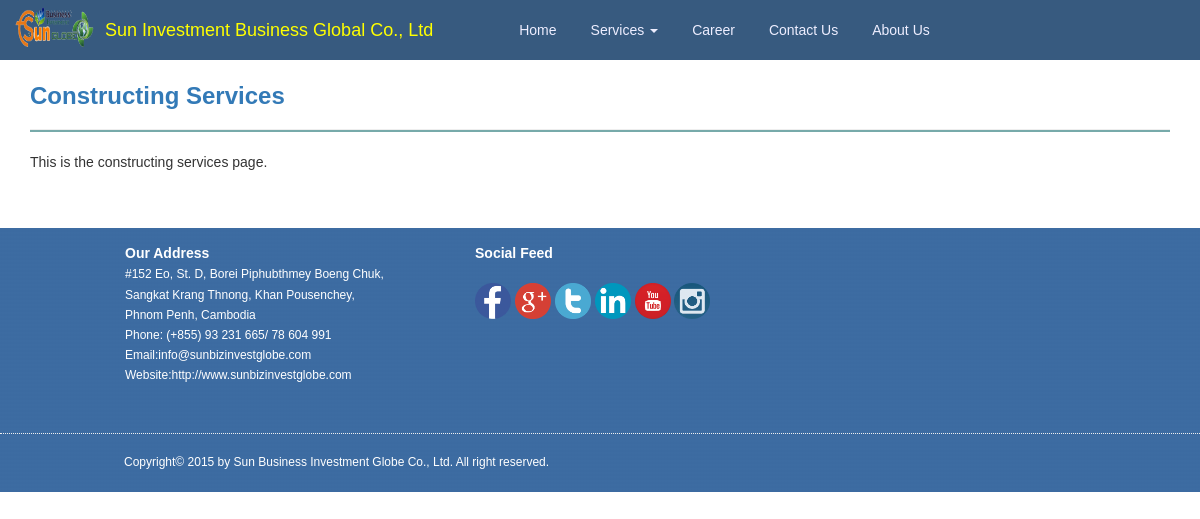
Screenshot of /page/view/4 with the database file from the repository.
### tables this page shows
CREATE TABLE `page` (
  `pageid` int(11) NOT NULL AUTO_INCREMENT,
  `title` varchar(255) NOT NULL,
  `description` longtext NOT NULL,
  `url` varchar(255) NOT NULL,
  PRIMARY KEY (`pageid`)
);

CREATE TABLE `footer` (
  `id` int(11) NOT NULL AUTO_INCREMENT,
  `address` text,
  `copyright` text,
  `social` text,
  `menu` text,
  PRIMARY KEY (`id`)
);

### sunweb/controllers/Page.php (called while the page is built, shortened)
<?php
class Page extends CI_Controller{
    public function __construct() {
        $this->load->model('PageModel');
        $this->load->model('MenuModel');
    }
    public function view()
    {
        $id = $this->uri->segment(3);
        $data['menus'] = $this->MenuModel->getMainMenu();
        $data['page'] = $this->PageModel->getPageById($id);
        $data['subs'] = $this->MenuModel->getSubMenu();
		$page = $data['page'];
		$data['title'] = $page[0]->title;
        $data['MyClass'] =  $this;
        $this->load->view('template/header', $data);
        $this->load->view('template/page-view');
        $this->load->view('template/footer');
    }
}

### index.php (called while the page is built, shortened)
<?php
require_once BASEPATH.'core/CI.php';

### sunsys/core/Controller.php (called while the page is built, shortened)
<?php
class CI_Controller {
	private static $instance;
	public function __construct()
	{
		self::$instance =& $this;
	}
	public static function &get_instance()
	{
		return self::$instance;
	}
}

### sunsys/core/Model.php (called while the page is built, shortened)
<?php
class CI_Model {
	public function __get($key)
	{
		return get_instance()->$key;
	}
}

### sunsys/database/DB_query_builder.php (called while the page is built, shortened)
<?php
abstract class CI_DB_query_builder extends CI_DB_driver {
	protected $qb_select			= array();
	protected $qb_distinct			= FALSE;
	protected $qb_from			= array();
	protected $qb_orderby			= array();
	protected $qb_caching				= FALSE;
	public function from($from)
	{
		foreach ((array) $from as $val)
		{
			if (strpos($val, ',') !== FALSE)
			{
				foreach (explode(',', $val) as $v)
				{
					$v = trim($v);
					$this->_track_aliases($v);
					$this->qb_from[] = $v = $this->protect_identifiers($v, TRUE, NULL, FALSE);
					if ($this->qb_caching === TRUE)
					{
						$this->qb_cache_from[] = $v;
						$this->qb_cache_exists[] = 'from';
					}
				}
			}
			else
			{
				$val = trim($val);
				$this->qb_from[] = $val = $this->protect_identifiers($val, TRUE, NULL, FALSE);
			}
		}
		return $this;
	}
	public function where($key, $value = NULL, $escape = NULL)
	{
		return $this->_wh('qb_where', $key, $value, 'AND ', $escape);
	}
	protected function _wh($qb_key, $key, $value = NULL, $type = 'AND ', $escape = NULL)
	{
		$qb_cache_key = ($qb_key === 'qb_having') ? 'qb_cache_having' : 'qb_cache_where';
		is_bool($escape) OR $escape = $this->_protect_identifiers;
		foreach ($key as $k => $v)
		{
			$prefix = (count($this->$qb_key) === 0 && count($this->$qb_cache_key) === 0)
				? $this->_group_get_type('')
				: $this->_group_get_type($type);
			if ($v !== NULL)
			{
				if ($escape === TRUE)
				{
					$v = ' '.$this->escape($v);
				}
				if ( ! $this->_has_operator($k))
				{
					$k .= ' = ';
				}
			}
			elseif ( ! $this->_has_operator($k))
			{
				$k .= ' IS NULL';
			}
			elseif (preg_match('/\s*(!?=|<>|IS(?:\s+NOT)?)\s*$/i', $k, $match, PREG_OFFSET_CAPTURE))
			{
				$k = substr($k, 0, $match[0][1]).($match[1][0] === '=' ? ' IS NULL' : ' IS NOT NULL');
			}
		}
		return $this;
	}
	protected function _group_get_type($type)
	{
		return $type;
	}
	public function order_by($orderby, $direction = '', $escape = NULL)
	{
		$direction = strtoupper(trim($direction));
		if ($direction === 'RANDOM')
		{
			$direction = '';
			$orderby = ctype_digit((string) $orderby)
				? sprintf($this->_random_keyword[1], $orderby)
				: $this->_random_keyword[0];
		}
		elseif (empty($orderby))
		{
			return $this;
		}
		elseif ($direction !== '')
		{
			$direction = in_array($direction, array('ASC', 'DESC'), TRUE) ? ' '.$direction : '';
		}
		is_bool($escape) OR $escape = $this->_protect_identifiers;
		if ($escape === FALSE)
		{
			$qb_orderby[] = array('field' => $orderby, 'direction' => $direction, 'escape' => FALSE);
		}
		else
		{
			$qb_orderby = array();
			foreach (explode(',', $orderby) as $field)
			{
				$qb_orderby[] = ($direction === '' && preg_match('/\s+(ASC|DESC)$/i', rtrim($field), $match, PREG_OFFSET_CAPTURE))
					? array('field' => ltrim(substr($field, 0, $match[0][1])), 'direction' => ' '.$match[1][0], 'escape' => TRUE)
					: array('field' => trim($field), 'direction' => $direction, 'escape' => TRUE);
			}
		}
		$this->qb_orderby = array_merge($this->qb_orderby, $qb_orderby);
		return $this;
	}
	public function get_where($table = '', $where = NULL, $limit = NULL, $offset = NULL)
	{
		$result = $this->query($this->_compile_select());
		return $result;
	}
	protected function _compile_select($select_override = FALSE)
	{
		if ($select_override !== FALSE)
		{
			$sql = $select_override;
		}
		else
		{
			$sql = ( ! $this->qb_distinct) ? 'SELECT ' : 'SELECT DISTINCT ';
			if (count($this->qb_select) === 0)
			{
				$sql .= '*';
			}
		}
		if (count($this->qb_from) > 0)
		{
			$sql .= "\nFROM ".$this->_from_tables();
		}
		$sql .= $this->_compile_wh('qb_where')
			.$this->_compile_group_by()
			.$this->_compile_wh('qb_having')
			.$this->_compile_order_by();
		return $sql;
	}
	protected function _compile_wh($qb_key)
	{
		if (count($this->$qb_key) > 0)
		{
			for ($i = 0, $c = count($this->$qb_key); $i < $c; $i++)
			{
				$conditions = preg_split(
					'/((?:^|\s+)AND\s+|(?:^|\s+)OR\s+)/i',
					$this->{$qb_key}[$i]['condition'],
					-1,
					PREG_SPLIT_DELIM_CAPTURE | PREG_SPLIT_NO_EMPTY
				);
				for ($ci = 0, $cc = count($conditions); $ci < $cc; $ci++)
				{
					if (($op = $this->_get_operator($conditions[$ci])) === FALSE
						OR ! preg_match('/^(\(?)(.*)('.preg_quote($op, '/').')\s*(.*(?<!\)))?(\)?)$/i', $conditions[$ci], $matches))
					{
						continue;
					}
					if ( ! empty($matches[4]))
					{
						$this->_is_literal($matches[4]) OR $matches[4] = $this->protect_identifiers(trim($matches[4]));
						$matches[4] = ' '.$matches[4];
					}
					$conditions[$ci] = $matches[1].$this->protect_identifiers(trim($matches[2]))
						.' '.trim($matches[3]).$matches[4].$matches[5];
				}
			}
			return ($qb_key === 'qb_having' ? "\nHAVING " : "\nWHERE ")
				.implode("\n", $this->$qb_key);
		}
		return '';
	}
	protected function _compile_group_by()
	{
		return '';
	}
	protected function _compile_order_by()
	{
		if (is_array($this->qb_orderby) && count($this->qb_orderby) > 0)
		{
			for ($i = 0, $c = count($this->qb_orderby); $i < $c; $i++)
			{
				if ($this->qb_orderby[$i]['escape'] !== FALSE && ! $this->_is_literal($this->qb_orderby[$i]['field']))
				{
					$this->qb_orderby[$i]['field'] = $this->protect_identifiers($this->qb_orderby[$i]['field']);
				}
				$this->qb_orderby[$i] = $this->qb_orderby[$i]['field'].$this->qb_orderby[$i]['direction'];
			}
			return $this->qb_orderby = "\nORDER BY ".implode(', ', $this->qb_orderby);
		}
		elseif (is_string($this->qb_orderby))
		{
			return $this->qb_orderby;
		}
		return '';
	}
	protected function _is_literal($str)
	{
		$str = trim($str);
		static $_str;
		if (empty($_str))
		{
			$_str = ($this->_escape_char !== '"')
				? array('"', "'") : array("'");
		}
		return in_array($str[0], $_str, TRUE);
	}
}

### sunsys/database/DB_driver.php (called while the page is built, shortened)
<?php
abstract class CI_DB_driver {
	public $char_set		= 'utf8';
	public $pconnect		= FALSE;
	public $db_debug		= FALSE;
	public $save_queries		= TRUE;
	protected $_trans_depth		= 0;
	protected $_protect_identifiers		= TRUE;
	protected $_reserved_identifiers	= array('*');
	protected $_escape_char = '"';
	protected $_like_escape_str = " ESCAPE '%s' ";
	protected $_like_escape_chr = '!';
	public function initialize()
	{
		$this->conn_id = $this->db_connect($this->pconnect);
		return $this->db_set_charset($this->char_set);
	}
	public function db_set_charset($charset)
	{
		return TRUE;
	}
	public function query($sql, $binds = FALSE, $return_object = NULL)
	{
		$time_start = microtime(TRUE);
		if (FALSE === ($this->result_id = $this->simple_query($sql)))
		{
			if ($this->save_queries === TRUE)
			{
				$this->query_times[] = 0;
			}
			if ($this->_trans_depth !== 0)
			{
				$this->_trans_status = FALSE;
			}
			$error = $this->error();
			log_message('error', 'Query error: '.$error['message'].' - Invalid query: '.$sql);
			if ($this->db_debug)
			{
				if ($this->_trans_depth !== 0)
				{
					do
					{
						$this->trans_complete();
					}
					while ($this->_trans_depth !== 0);
				}
				return $this->display_error(array('Error Number: '.$error['code'], $error['message'], $sql));
			}
			return FALSE;
		}
		$time_end = microtime(TRUE);
		$RES		= new $driver($this);
		return $RES;
	}
	public function simple_query($sql)
	{
		return $this->_execute($sql);
	}
	public function is_write_type($sql)
	{
		return (bool) preg_match('/^\s*"?(SET|INSERT|UPDATE|DELETE|REPLACE|CREATE|DROP|TRUNCATE|LOAD|COPY|ALTER|RENAME|GRANT|REVOKE|LOCK|UNLOCK|REINDEX)\s/i', $sql);
	}
	public function escape($str)
	{
		if (is_array($str))
		{
			$str = array_map(array(&$this, 'escape'), $str);
			return $str;
		}
		elseif (is_string($str) OR (is_object($str) && method_exists($str, '__toString')))
		{
			return "'".$this->escape_str($str)."'";
		}
		elseif (is_bool($str))
		{
			return ($str === FALSE) ? 0 : 1;
		}
		elseif ($str === NULL)
		{
			return 'NULL';
		}
		return $str;
	}
	public function escape_str($str, $like = FALSE)
	{
		$str = $this->_escape_str($str);
		return $str;
	}
	public function escape_identifiers($item)
	{
		static $preg_ec = array();
		if (empty($preg_ec))
		{
			if (is_array($this->_escape_char))
			{
				$preg_ec = array(
					preg_quote($this->_escape_char[0], '/'),
					preg_quote($this->_escape_char[1], '/'),
					$this->_escape_char[0],
					$this->_escape_char[1]
				);
			}
			else
			{
				$preg_ec[0] = $preg_ec[1] = preg_quote($this->_escape_char, '/');
				$preg_ec[2] = $preg_ec[3] = $this->_escape_char;
			}
		}
		return preg_replace('/'.$preg_ec[0].'?([^'.$preg_ec[1].'\.]+)'.$preg_ec[1].'?(\.)?/i', $preg_ec[2].'$1'.$preg_ec[3].'$2', $item);
	}
	protected function _has_operator($str)
	{
		return (bool) preg_match('/(<|>|!|=|\sIS NULL|\sIS NOT NULL|\sEXISTS|\sBETWEEN|\sLIKE|\sIN\s*\(|\s)/i', trim($str));
	}
	protected function _get_operator($str)
	{
		static $_operators;
		if (empty($_operators))
		{
			$_les = ($this->_like_escape_str !== '')
				? '\s+'.preg_quote(trim(sprintf($this->_like_escape_str, $this->_like_escape_chr)), '/')
				: '';
			$_operators = array(
				'\s*(?:<|>|!)?=\s*',
				'\s*<>?\s*',
				'\s*>\s*',
				'\s+IS NULL',
				'\s+IS NOT NULL',
				'\s+EXISTS\s*\([^\)]+\)',
				'\s+NOT EXISTS\s*\([^\)]+\)',
				'\s+BETWEEN\s+',
				'\s+IN\s*\([^\)]+\)',
				'\s+NOT IN\s*\([^\)]+\)',
				'\s+LIKE\s+\S.*('.$_les.')?',
				'\s+NOT LIKE\s+\S.*('.$_les.')?'
			);
		}
		return preg_match('/'.implode('|', $_operators).'/i', $str, $match)
			? $match[0] : FALSE;
	}
	public function protect_identifiers($item, $prefix_single = FALSE, $protect_identifiers = NULL, $field_exists = TRUE)
	{
		if ( ! is_bool($protect_identifiers))
		{
			$protect_identifiers = $this->_protect_identifiers;
		}
		$item = preg_replace('/\s+/', ' ', trim($item));
		if ($offset = strripos($item, ' AS '))
		{
			$alias = ($protect_identifiers)
				? substr($item, $offset, 4).$this->escape_identifiers(substr($item, $offset + 4))
				: substr($item, $offset);
			$item = substr($item, 0, $offset);
		}
		elseif ($offset = strrpos($item, ' '))
		{
			$alias = ($protect_identifiers)
				? ' '.$this->escape_identifiers(substr($item, $offset + 1))
				: substr($item, $offset);
			$item = substr($item, 0, $offset);
		}
		else
		{
			$alias = '';
		}
		if ($protect_identifiers === TRUE && ! in_array($item, $this->_reserved_identifiers))
		{
			$item = $this->escape_identifiers($item);
		}
		return $item.$alias;
	}
}

### sunsys/database/drivers/mysqli/mysqli_driver.php (called while the page is built, shortened)
<?php
class CI_DB_mysqli_driver extends CI_DB {
	public $compress = FALSE;
	public function db_connect($persistent = FALSE)
	{
		if ($this->hostname[0] === '/')
		{
			$hostname = NULL;
			$port = NULL;
			$socket = $this->hostname;
		}
		else
		{
			$hostname = ($persistent === TRUE && is_php('5.3'))
				? 'p:'.$this->hostname : $this->hostname;
			$port = empty($this->port) ? NULL : $this->port;
			$socket = NULL;
		}
		$client_flags = ($this->compress === TRUE) ? MYSQLI_CLIENT_COMPRESS : 0;
		$mysqli = mysqli_init();
		$mysqli->options(MYSQLI_OPT_CONNECT_TIMEOUT, 10);
		if ($mysqli->real_connect($hostname, $this->username, $this->password, $this->database, $port, $socket, $client_flags))
		{
			return $mysqli;
		}
		return FALSE;
	}
	protected function _execute($sql)
	{
		return $this->conn_id->query($this->_prep_query($sql));
	}
	protected function _prep_query($sql)
	{
		return $sql;
	}
	protected function _escape_str($str)
	{
		return $this->conn_id->real_escape_string($str);
	}
	protected function _from_tables()
	{
		return implode(', ', $this->qb_from);
	}
}

### sunweb/models/MenuModel.php (called while the page is built, shortened)
<?php
class MenuModel extends CI_Model{
    public function getMainMenu(){
        $this->db->order_by('orderno','asc');
        $query = $this->db->get_where('menu',array('type'=>'main'));
        return $query->result();
    }
}

### sunweb/ui/template/page-view.php (the view)
<div class="row">
    <div class="col-sm-12">
        <h3 class="text-primary"><b><?php echo $page[0]->title; ?></b></h3>
        <hr class="hr" />
    </div>
</div>
<div class="row">
    <div class="col-sm-12">
        <?php echo $page[0]->description; ?>
    </div>
</div>

### sunweb/ui/template/footer.php (shortened to what this page needs)
<?php
 $con = mysqli_connect($this->db->hostname,$this->db->username,$this->db->password,$this->db->database);
 $sql ="select * from footer";
 $result = mysqli_query($con, $sql);
 $address = "";
 $social = "";
 while($row=  mysqli_fetch_array($result)){
     $address = $row[1];
	 $social = $row[3];
 }
?>
</div>
<div class="container" style="width:100%">
    <div class="row footer">
        <div class="col-sm-12 col-xs-12 col-md-6" style="padding-top: 15px; margin-left:110px; width:350px;">
				<?php echo $address; ?>
        </div>
         <div class="col-sm-12 col-xs-12 col-md-6" style="padding-top: 15px; margin-left:0px; width:300px;">
				<?php echo  $social;?>
        </div>
       <hr style="margin-top:205px; border-style:dotted; margin-left:0px; width:auto; alignment-adjust:middle;"/>
        <p style="margin-top:12px; margin-left:124px; color:#FFF; width:900px; font-family:lucida sans unicode,lucida grande,sans-serif; font-size:12px; z-index:9999;">Copyright&copy; 2015 by Sun Business Investment Globe Co., Ltd. All right reserved.</p>
    </div>
</div>
</body>
</html>

### assets/css/custom.css (style rules this page uses)
.footer { background: url(footer-bg.png) repeat; }
.hr { background: #7AA; height: 2px; }

### assets/flexi/css/style.css (style rules this page uses)
body { background:#fff; font-family:Arial, sans-serif; }
p { margin-bottom:20px; }

### rows the page displays
page: title "Constructing Services", description "This is the constructing services page."
footer: address "Our Address #152 Eo, St. D, Borei Piphubthmey Boeng Chuk, Sangkat Krang Thnong, Khan Pousenchey, Phnom Penh, Cambodia Phone: (+855) 93 231 665/ 78 604 991 Email:info@sunbizinvestglobe.com Website:http://www.sunbizinvestglobe.com", social "Social Feed", social (picture)
